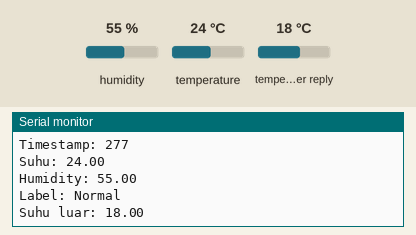
Recording of a sketch running on a simulated ESP32. Shown: the last lines printed to the serial monitor. The test bench sets the inputs (shaded band); at power-on: humidity 55 %, temperature 24 °C, temperature in the weather reply 18 °C. WiFi joins after 1.5 s; servers stay silent unless stated; no MQTT or app messages arrive unless stated; web services answer with replies made up by the test bench.

Above: at 2.7 s.
2.8 s: humidity set to 88 %
At 7.4 s:
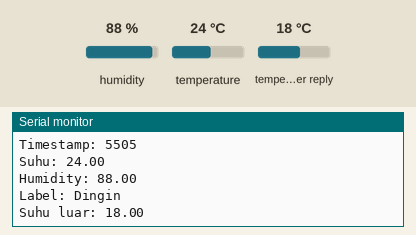
13.5 s: temperature set to 33 °C
At 18.5 s:
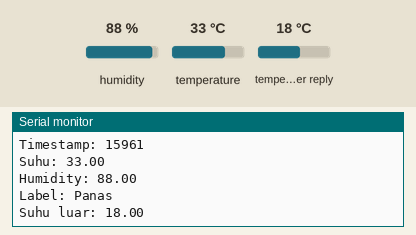
27.0 s: temperature in the weather reply set to -1 °C
At 28.5 s:
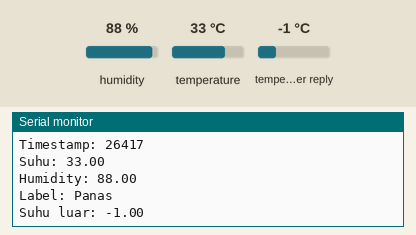
29.9 s: humidity set to 22 %
At 33.5 s:
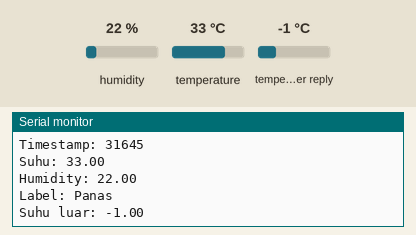
Timing chart, 0 to 33.8 s (numbered marks = the images above; inputs shaded):
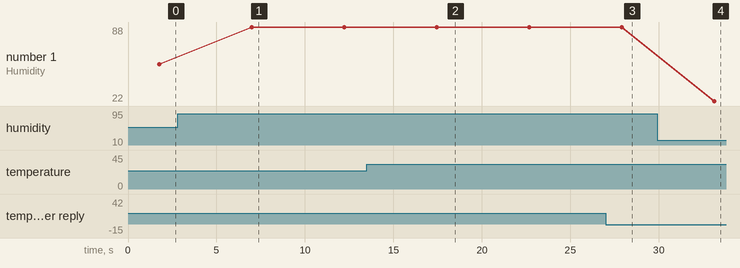

The sketch:

Dataset.ino
```cpp
#include <WiFi.h>
#include <HTTPClient.h>
#include <ArduinoJson.h>
#include <DHT.h>
#include <PubSubClient.h>

#define DHTPIN 4
#define DHTTYPE DHT11

DHT dht(DHTPIN, DHTTYPE);

// ================= WIFI =================
const char* ssid = "Wifi";
const char* password = "25mei2005oke";

// ================= MQTT =================
const char* mqttServer = "broker.hivemq.com";
const int mqttPort = 1883;
WiFiClient espClient;
PubSubClient client(espClient);
const char* mqttTopic = "sic/re202/sensor";

// ================= API WEATHER =================
const char* city = "Samarinda";
const char* apiKey = "95be204bd0ec0a72aefbb5d0f298c9d2";

// ================= TIMESTAMP =================
unsigned long startTime = 0;

// ================= LABEL =================
String getLabel(float suhu, float kelembapan) {
  if (suhu < 26.0 && kelembapan > 70.0) return "Dingin";
  else if (suhu > 30.0) return "Panas";
  else return "Normal";
}

// ================= MQTT RECONNECT =================
void reconnectMQTT() {
  while (!client.connected()) {
    Serial.print("Menghubungkan ke MQTT...");
    if (client.connect("ESP32-Inkubator")) {
      Serial.println("Terhubung!");
    } else {
      Serial.print("Gagal. rc=");
      Serial.println(client.state());
      delay(2000);
    }
  }
}

// ================= API SUHU LUAR =================
float getOutdoorTemp() {
  if (WiFi.status() == WL_CONNECTED) {
    HTTPClient http;
    String url = "http://api.openweathermap.org/data/2.5/weather?q=" +
                 String(city) + "&appid=" + apiKey + "&units=metric";
    http.begin(url);
    int httpCode = http.GET();

    if (httpCode == 200) {
      String payload = http.getString();
      DynamicJsonDocument doc(1024);
      deserializeJson(doc, payload);
      float temp = doc["main"]["temp"];
      http.end();
      return temp;
    } else {
      http.end();
      return NAN;
    }
  }
  return NAN;
}

// ================= SETUP =================
void setup() {
  Serial.begin(115200);
  dht.begin();

  Serial.print("Menghubungkan WiFi...");
  WiFi.begin(ssid, password);
  while (WiFi.status() != WL_CONNECTED) {
    delay(500);
    Serial.print(".");
  }
  Serial.println("\nWiFi Terhubung!");

  client.setServer(mqttServer, mqttPort);

  startTime = millis(); // mulai timestamp dari 0
}

// ================= LOOP =================
void loop() {
  if (!client.connected()) reconnectMQTT();
  client.loop();

  float suhuInkubator = dht.readTemperature();
  float kelembapan = dht.readHumidity();
  float suhuLuar = getOutdoorTemp();

  if (isnan(suhuInkubator) || isnan(kelembapan) || isnan(suhuLuar)) {
    Serial.println("Gagal membaca sensor / API");
    delay(2000);
    return;
  }

  String label = getLabel(suhuInkubator, kelembapan);
  unsigned long timestamp = millis() - startTime;

  Serial.print("Timestamp: "); Serial.println(timestamp);
  Serial.print("Suhu: "); Serial.println(suhuInkubator);
  Serial.print("Humidity: "); Serial.println(kelembapan);
  Serial.print("Label: "); Serial.println(label);
  Serial.print("Suhu luar: "); Serial.println(suhuLuar);

  // ================= JSON UNTUK EDGE IMPULSE =================
  DynamicJsonDocument dataSend(256);
  dataSend["timestamp"] = timestamp;      // WAJIB
  dataSend["Suhu"] = suhuInkubator;
  dataSend["Humidity"] = kelembapan;
  dataSend["suhu_luar"] = suhuLuar;
  dataSend["label"] = label;

  char buffer[256];
  serializeJson(dataSend, buffer);
  client.publish(mqttTopic, buffer);

  delay(5000); // interval 5 detik
}
```

Measured:
- after the input at 2.8 s, the serial monitor: prints a new line after 4.2 s (image 1)
- after the input at 13.5 s, the serial monitor: prints a new line after 4.0 s (image 2)
- after the input at 27.0 s, the serial monitor: prints a new line after 0.92 s (image 3)
- after the input at 29.9 s, the serial monitor: prints a new line after 3.2 s (image 4)
- plotted number 1: 55 → 88 after the input at 2.8 s, 88 → 22 after the input at 29.9 s
